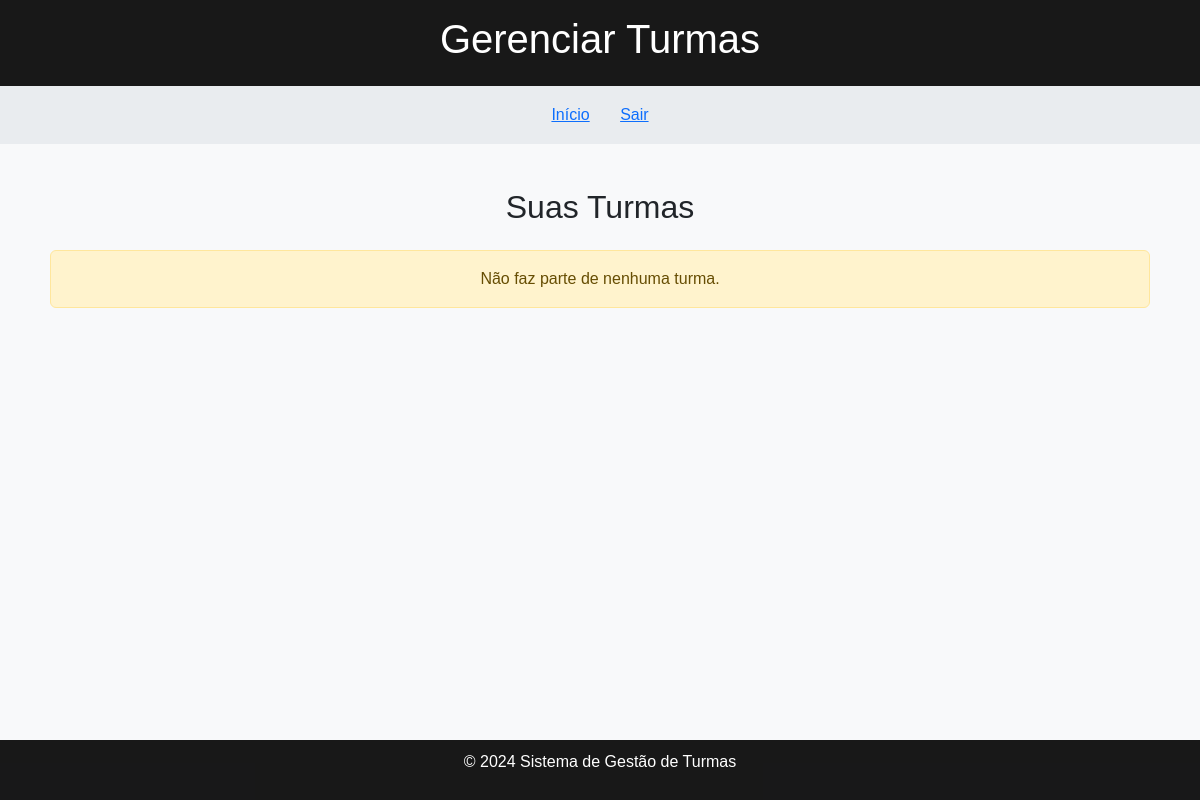
Before: /Telas/Turmaaluno.php (signed in) with the older database file.
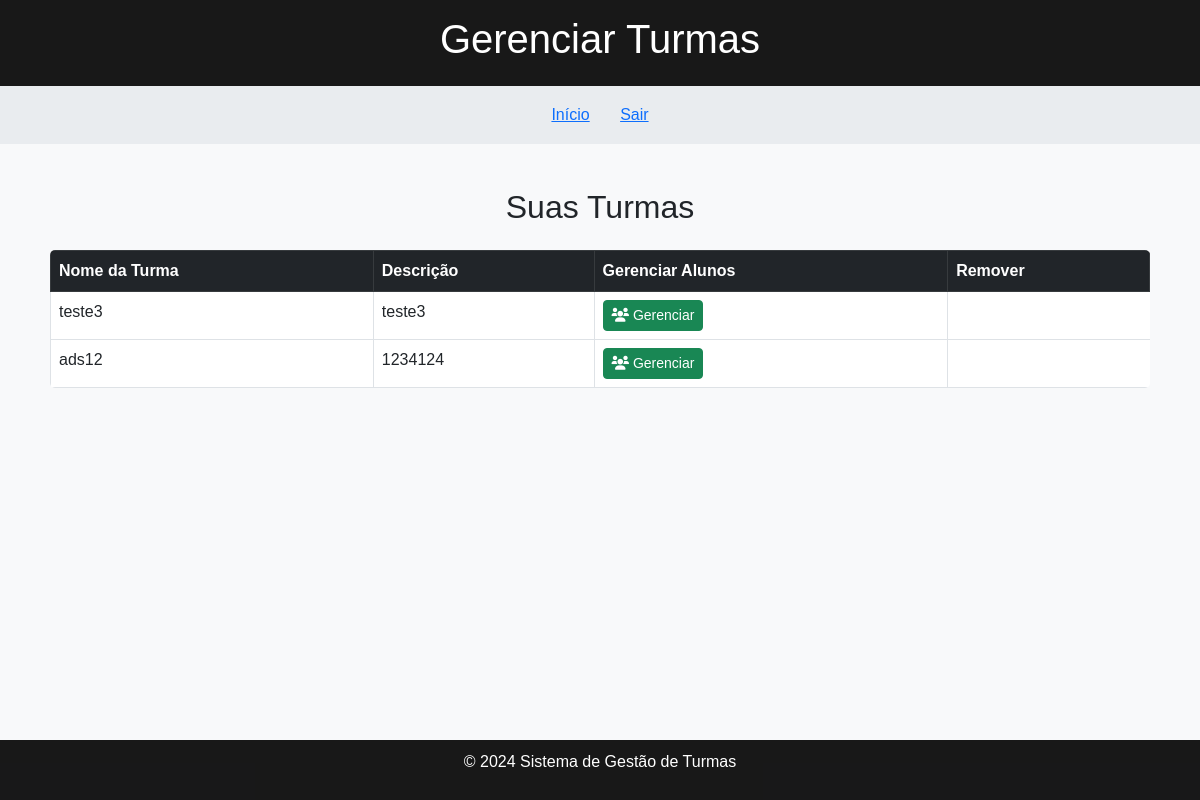
After: the same page with the newer database file.
### tables this page shows
CREATE TABLE `turma` (
  `id` int(11) NOT NULL,
  `nome` varchar(40) NOT NULL,
  `descricao` varchar(40) DEFAULT NULL,
  `professorid` int(11) NOT NULL
);

### Controle/controlealuno.php (called while the page is built, shortened)
<?php
class controlealuno
{
    public function listarTurmasAluno($idAluno)
{
    $conexao = new Conexao();
        $conexao = $conexao->conexao();
        $stmt = $conexao->prepare(
        "SELECT t.id, t.nome, t.descricao
                FROM turma t
                INNER JOIN turmaaluno ta ON t.id = ta.turmaid
                WHERE ta.alunoid = :idAluno;"
        );
        $stmt->bindValue(':idAluno', $idAluno);
        $stmt->execute();
        $turmas = $stmt->fetchAll(PDO::FETCH_ASSOC);
        return $turmas;
}
}
?>

### Telas/Turmaaluno.php (the view, shortened to what this page needs)
<?php
include_once '../Controle/controlealuno.php';
$alunoCtrl = new controlealuno();
$alunoId = $_SESSION['user_id'];
$turmas = $alunoCtrl->listarTurmasAluno($alunoId);
?>
<!DOCTYPE html>
<html lang="pt">
<head>
    <link rel="stylesheet" href="https://cdnjs.cloudflare.com/ajax/libs/font-awesome/6.0.0-beta3/css/all.min.css">
    <link rel="stylesheet" href="https://cdn.jsdelivr.net/npm/bootstrap@5.3.0/dist/css/bootstrap.min.css">
    <link rel="stylesheet" type="text/css" href="../CSS/cadastro.css">
</head>
<body>
    <header>
        <h1>Gerenciar Turmas</h1>
    </header>
    <nav>
        <a href="Aluno.php" class="btn btn-link">Início</a>
        <a href="../Controle/sair.php" class="btn btn-link">Sair</a>
    </nav>
    <div class="container mt-4">
        <h2 class="text-center mb-4">Suas Turmas</h2>
        <?php if (empty($turmas)): ?>
            <div class="alert alert-warning text-center">
                Não faz parte de nenhuma turma.
            </div>
        <?php else: ?>
            <table class="table table-bordered table-hover">
                <thead class="table-dark">
                    <tr>
                        <th>Nome da Turma</th>
                        <th>Descrição</th>
                        <th>Gerenciar Alunos</th>
                        <th>Remover</th>
                    </tr>
                </thead>
                <tbody>
                    <?php foreach ($turmas as $turma): ?>
                        <tr>
                            <td><?php echo htmlspecialchars($turma['nome']); ?></td>
                            <td><?php echo htmlspecialchars($turma['descricao']); ?></td>
                            <td>
                                <a href="Gerenciaralunos.php?idTurma=<?php echo $turma['id']; ?>" class="btn btn-success btn-sm">
                                    <i class="fas fa-users"></i> Gerenciar
                                </a>
                            </td>
                        </tr>
                    <?php endforeach; ?>
                </tbody>
            </table>
        <?php endif; ?>
    </div>
    <footer>
        <p>&copy; 2024 Sistema de Gestão de Turmas</p>
    </footer>
</body>
</html>

Changed rows visible on the page:
added turma: nome "teste3", descricao "teste3"
added turma: nome "ads12", descricao "1234124"
Other visible differences:
text no longer shown: "Não faz parte de nenhuma turma."
text now shown: "Nome da Turma Descrição Gerenciar Alunos Remover"
